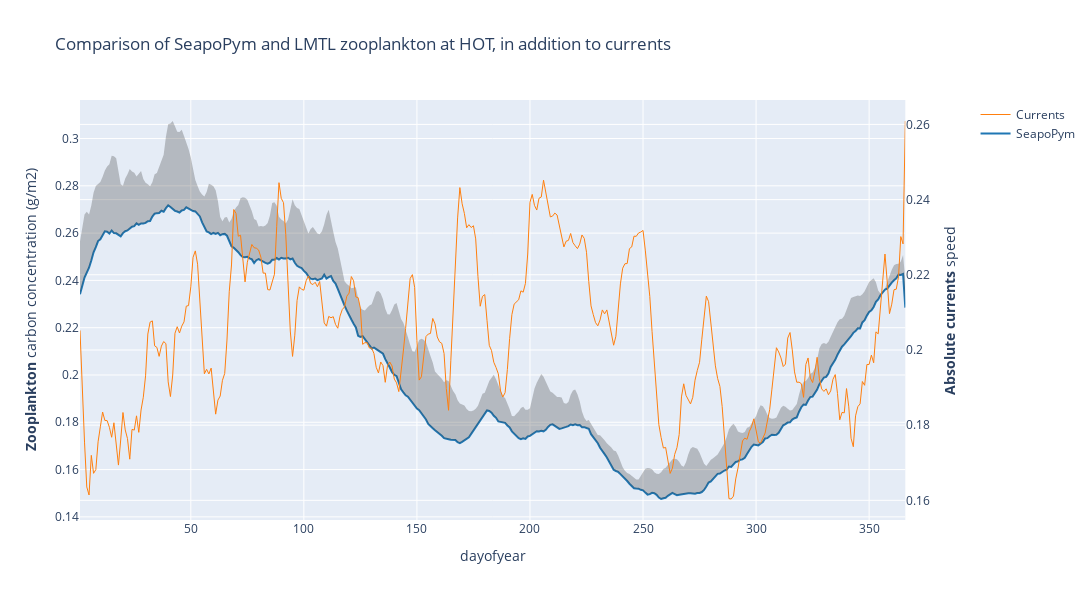

Notebook source saved alongside this figure:
### Markdown cell above
## HOT

### Code cell
latitude = 22.75
longitude = -158

station_name = "HOT"


if COMPARISON_ANNUAL:
    obs = data["zooc"].sel(latitude=latitude, longitude=longitude).groupby("time.dayofyear").mean("time")
    pred = (
        biomass_print.sel(latitude=latitude, longitude=longitude, functional_group=0)
        .groupby("time.dayofyear")
        .mean("time")
    )
    current_u = data["U"].sel(latitude=latitude, longitude=longitude, depth=1)
    current_v = data["V"].sel(latitude=latitude, longitude=longitude, depth=1)
    current = (np.abs(current_u) + np.abs(current_v)).groupby("time.dayofyear").mean("time")

    plot_comparison(obs, pred, current, time_axis_name="dayofyear", station_name=station_name).show()

if COMPARISON_ALL:
    obs = data["zooc"].sel(latitude=latitude, longitude=longitude)
    pred = biomass_print.sel(latitude=latitude, longitude=longitude, functional_group=0)
    current_u = data["U"].sel(latitude=latitude, longitude=longitude, depth=1)
    current_v = data["V"].sel(latitude=latitude, longitude=longitude, depth=1)
    current = np.sqrt(current_u**2 + current_v**2)
    plot_comparison(obs, pred, current, time_axis_name="time", station_name=station_name).show()

if NOARMALIZED:
    normalized_current = current / current.max()
    normalized_error = obs - pred
    normalized_error = normalized_error / normalized_error.max()
    plot_diff(current_diff=normalized_current, error=normalized_error, station_name=station_name).show()

### Figure 1 — Plotly figure (JSON) as saved in the notebook; plotly's stock layout.template omitted (floating-point values rounded to 4 significant figures; data arrays with more than 128 entries replaced by an {"elided": "..."} marker saying what was removed)
{"data": [{"line": {"color": "rgb(31, 119, 180)"}, "mode": "lines", "name": "SeapoPym", "type": "scatter", "x": {"elided": "366 int values"}, "xaxis": "x", "y": {"elided": "366 float values"}, "yaxis": "y"}, {"line": {"width": 0}, "marker": {"color": "#444"}, "mode": "lines", "name": "Upper Bound", "showlegend": false, "type": "scatter", "x": {"elided": "366 int values"}, "xaxis": "x", "y": {"elided": "366 float values"}, "yaxis": "y"}, {"fill": "tonexty", "fillcolor": "rgba(68, 68, 68, 0.3)", "line": {"width": 0}, "marker": {"color": "#444"}, "mode": "lines", "name": "Lower Bound", "showlegend": false, "type": "scatter", "x": {"elided": "366 int values"}, "y": {"elided": "366 float values"}}, {"line": {"color": "rgb(255, 127, 14)", "width": 1}, "mode": "lines", "name": "Currents", "type": "scatter", "x": {"elided": "366 int values"}, "xaxis": "x", "y": {"elided": "366 float values"}, "yaxis": "y2"}], "layout": {"height": 600, "title": {"text": "Comparison of SeapoPym and LMTL zooplankton at HOT, in addition to currents"}, "width": 1400, "xaxis": {"anchor": "y", "domain": [0, 0.94], "title": {"text": "dayofyear"}}, "yaxis": {"anchor": "x", "domain": [0, 1], "title": {"text": "<b>Zooplankton</b> carbon concentration (g/m2)"}}, "yaxis2": {"anchor": "x", "overlaying": "y", "side": "right", "title": {"text": "<b>Absolute currents</b> speed"}}}}
